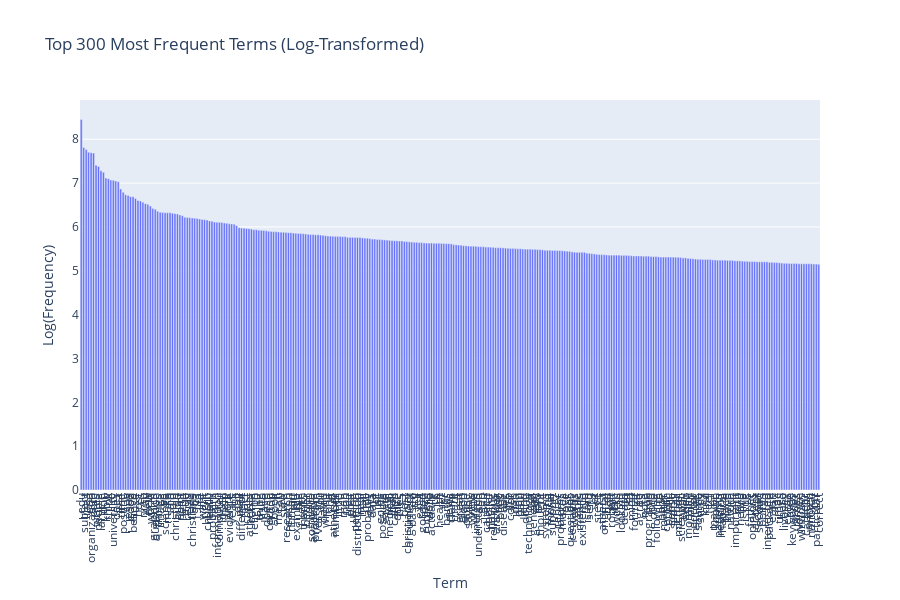

Notebook code cell kept with this figure:
### Markdown cell above
Applying a logarithmic transformation to term frequencies mitigates the extreme right-skewness of the distribution. This transformation compresses the scale of high-frequency terms and expands the relative differences among low-frequency terms, effectively diminishing the long-tail effect and producing a more interpretable distribution.

### Code cell
# Answer here

# Import necessary libraries
import plotly.express as px
import pandas as pd
import numpy as np
import math
from sklearn.feature_extraction.text import CountVectorizer

# Assume X_counts has already been created using CountVectorizer
# Get the vocabulary (list of terms)
vocab = count_vect.get_feature_names_out()

# Compute the frequency of each term across all documents
term_frequencies = np.array(X_counts.sum(axis=0)).flatten()

# Apply log transformation (only on non-zero frequencies to avoid log(0))
term_frequencies_log = np.where(term_frequencies > 0, np.log(term_frequencies), 0)

# Filter out terms with zero frequency
nonzero_idx = np.where(term_frequencies > 0)[0]
vocab_nonzero = vocab[nonzero_idx]
freq_nonzero_log = term_frequencies_log[nonzero_idx]

# Select the top N most frequent terms based on log values
N = 300
top_idx = np.argsort(freq_nonzero_log)[-N:][::-1]  # Sort indices by log frequency in descending order
df_plot = pd.DataFrame({
    "term": vocab_nonzero[top_idx],
    "log_frequency": freq_nonzero_log[top_idx]
})

# Create an interactive bar chart (log scale values)
fig = px.bar(
    df_plot,
    x="term",
    y="log_frequency",
    labels={"term": "Term", "log_frequency": "Log(Frequency)"},
    title=f"Top {N} Most Frequent Terms (Log-Transformed)"
)

# Adjust X-axis layout for readability
fig.update_layout(
    xaxis_tickangle=-90,
    xaxis_tickmode='linear',
    xaxis_tickvals=list(range(N)),
    xaxis_ticktext=df_plot['term'],
    height=600
)

# Display the interactive plot
fig.show()

### Figure 1 — Plotly figure (JSON) as saved in the notebook; plotly's stock layout.template omitted (floating-point values rounded to 4 significant figures; data arrays with more than 128 entries replaced by an {"elided": "..."} marker saying what was removed)
{"data": [{"hovertemplate": "Term=%{x}<br>Log(Frequency)=%{y}<extra></extra>", "legendgroup": "", "marker": {"color": "#636efa", "pattern": {"shape": ""}}, "name": "", "orientation": "v", "showlegend": false, "textposition": "auto", "type": "bar", "x": {"elided": "300 str values"}, "xaxis": "x", "y": {"elided": "300 float values"}, "yaxis": "y"}], "layout": {"barmode": "relative", "height": 600, "legend": {"tracegroupgap": 0}, "title": {"text": "Top 300 Most Frequent Terms (Log-Transformed)"}, "xaxis": {"anchor": "y", "domain": [0, 1], "tickangle": -90, "tickmode": "linear", "ticktext": {"elided": "300 str values"}, "tickvals": {"elided": "300 int values"}, "title": {"text": "Term"}}, "yaxis": {"anchor": "x", "domain": [0, 1], "title": {"text": "Log(Frequency)"}}}}
